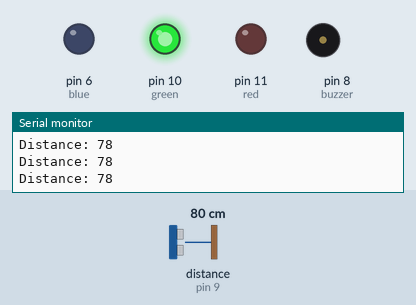
Recording of a sketch running on a simulated Arduino Uno, built with avr-gcc and run on an emulated ATmega328P. Parts: output pins drawn as LEDs (lit = HIGH), buzzer (waves = sounding, pin HIGH), the last lines printed to the serial monitor. Wiring (inferred from the names in the program): ultrasonic range finder: trigger pin 9; echo pin 9. The test bench sets the inputs (shaded band); at power-on: distance to the obstacle (sensor on pin 9) 80 cm. The echo pulse lasts 58.3 µs per cm.

Above: at 1.2 s.
1.3 s: distance to the obstacle (sensor on pin 9) set to 22 cm
2.8 s: distance to the obstacle (sensor on pin 9) set to 19 cm
At 4.2 s:
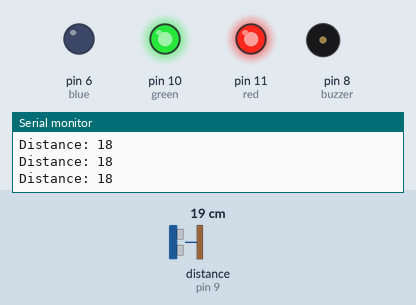
4.5 s: distance to the obstacle (sensor on pin 9) set to 12 cm
6.0 s: distance to the obstacle (sensor on pin 9) set to 9 cm
At 7.1 s:
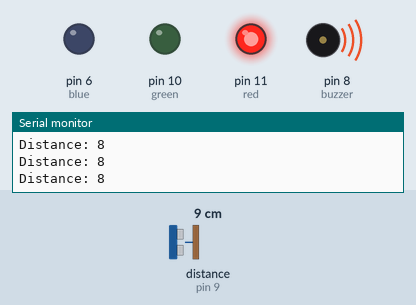
7.5 s: distance to the obstacle (sensor on pin 9) set to 18 cm
At 8.6 s:
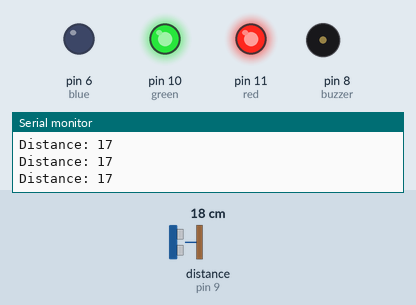
9.0 s: distance to the obstacle (sensor on pin 9) set to 2 cm
At 10.1 s:
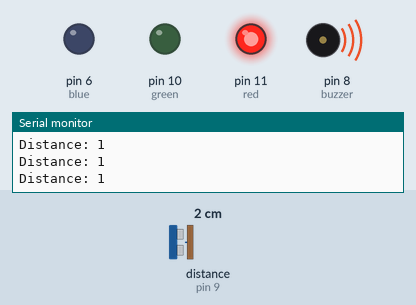
Timing chart, 0 to 11.5 s (numbered marks = the images above; inputs shaded):
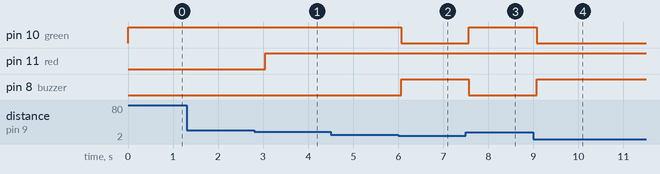

Measured:
- the behaviour switches between 21 and 20 cm on distance to the obstacle (sensor on pin 9) (found by bisection; images 0 and 1)
- the behaviour switches between 11 and 10 cm on distance to the obstacle (sensor on pin 9) (found by bisection; images 1 and 2)
- after the input at 2.8 s, pin 11 (red): LOW → HIGH after 0.24 s
- after the input at 6.0 s, pin 10 (green): HIGH → LOW after 0.06 s; pin 8 (buzzer): LOW → HIGH after 0.06 s
- after the input at 7.5 s, pin 10 (green): LOW → HIGH after 0.07 s; pin 8 (buzzer): HIGH → LOW after 0.07 s
- after the input at 9.0 s, pin 10 (green): HIGH → LOW after 0.08 s; pin 8 (buzzer): LOW → HIGH after 0.08 s

The sketch:

parking_sensor_system_using_arduino1.ino
```cpp
int sigPin = 9;

int red = 11;
int green = 10;
int blue = 6;

int buzzer = 8;

long duration;
int distance;

void setup() {
  pinMode(red, OUTPUT);
  pinMode(green, OUTPUT);
  pinMode(blue, OUTPUT);
  pinMode(buzzer, OUTPUT);
  Serial.begin(9600);
}

void loop() {
  // Send pulse
  pinMode(sigPin, OUTPUT);
  digitalWrite(sigPin, LOW);
  delayMicroseconds(2);

  digitalWrite(sigPin, HIGH);
  delayMicroseconds(10);
  digitalWrite(sigPin, LOW);

  // Read echo
  pinMode(sigPin, INPUT);
  duration = pulseIn(sigPin, HIGH);

  distance = duration * 0.034 / 2;

  Serial.print("Distance: ");
  Serial.println(distance);

  // Logic
  if (distance < 10) {
    // RED + buzzer
    digitalWrite(red, HIGH);
    digitalWrite(green, LOW);
    digitalWrite(blue, LOW);
    digitalWrite(buzzer, HIGH);
  }
  else if (distance < 20) {
    // YELLOW (Red + Green)
    digitalWrite(red, HIGH);
    digitalWrite(green, HIGH);
    digitalWrite(blue, LOW);
    digitalWrite(buzzer, LOW);
  }
  else {
    // GREEN safe
    digitalWrite(red, LOW);
    digitalWrite(green, HIGH);
    digitalWrite(blue, LOW);
    digitalWrite(buzzer, LOW);
  }

  delay(300);
}
```
